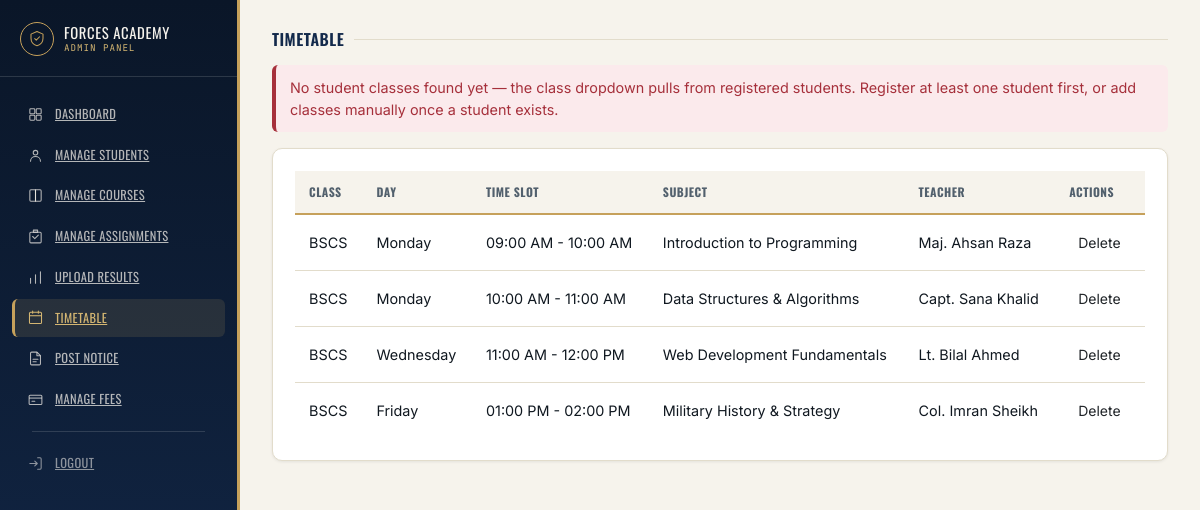
/admin/timetable.php (signed in), run on the app's committed database.
### tables this page shows
CREATE TABLE IF NOT EXISTS timetable (
    id INT AUTO_INCREMENT PRIMARY KEY,
    class VARCHAR(100) NOT NULL,
    day VARCHAR(20) NOT NULL,
    time_slot VARCHAR(50) NOT NULL,
    subject VARCHAR(150) NOT NULL,
    teacher VARCHAR(100) NOT NULL
);

### admin/timetable.php (the view, shortened to what this page needs)
<?php
$classes = [];
$dayOrder = "FIELD(day, 'Monday','Tuesday','Wednesday','Thursday','Friday','Saturday','Sunday')";
$sql = "SELECT id, class, day, time_slot, subject, teacher FROM timetable ORDER BY class ASC, $dayOrder ASC, time_slot ASC";
$result = mysqli_query($conn, $sql);
$entries = [];
if ($result) {
    while ($row = mysqli_fetch_assoc($result)) {
        $entries[] = $row;
    }
}
?>
<!DOCTYPE html>
<html lang="en">
<head>
    <link href="https://cdn.jsdelivr.net/npm/bootstrap@5.3.7/dist/css/bootstrap.min.css" rel="stylesheet">
    <link rel="stylesheet" href="../css/style.css">
</head>
<body>
<div class="fa-shell">
    <?php include 'includes/sidebar.php'; ?>
    <main class="fa-main">
        <h3 class="fa-section-title">Timetable</h3>
        <?php if (empty($classes)): ?>
            <div class="alert fa-alert fa-alert-danger mb-3">
                No student classes found yet — the class dropdown pulls from registered students.
                Register at least one student first, or add classes manually once a student exists.
            </div>
        <?php endif; ?>
        <?php if (empty($entries)): ?>
            <div class="fa-panel fa-empty-state">
                <h5 style="font-family: var(--font-display); text-transform: uppercase; color: var(--navy-800);">No timetable entries yet</h5>
            </div>
        <?php else: ?>
            <div class="fa-panel">
                <div class="table-responsive">
                    <table class="table fa-results-table align-middle mb-0">
                        <thead>
                            <tr>
                                <th>Class</th>
                                <th>Day</th>
                                <th>Time Slot</th>
                                <th>Subject</th>
                                <th>Teacher</th>
                                <th>Actions</th>
                            </tr>
                        </thead>
                        <tbody>
                            <?php foreach ($entries as $e): ?>
                                <tr>
                                    <td><?php echo htmlspecialchars($e['class']); ?></td>
                                    <td><?php echo htmlspecialchars($e['day']); ?></td>
                                    <td><?php echo htmlspecialchars($e['time_slot']); ?></td>
                                    <td><?php echo htmlspecialchars($e['subject']); ?></td>
                                    <td><?php echo htmlspecialchars($e['teacher']); ?></td>
                                    <td>
                                        <button type="button"
                                                class="btn btn-sm fa-btn-danger"
                                                data-bs-toggle="modal"
                                                data-bs-target="#deleteModal"
                                                data-entry-id="<?php echo $e['id']; ?>"
                                                data-entry-label="<?php echo htmlspecialchars($e['class'] . ' — ' . $e['day'] . ' ' . $e['time_slot']); ?>">
                                            Delete
                                        </button>
                                    </td>
                                </tr>
                            <?php endforeach; ?>
                        </tbody>
                    </table>
                </div>
            </div>
        <?php endif; ?>
    </main>
</div>
</body>
</html>

### css/style.css (style rules this page uses)
:root { --navy-950: #0a1628; --navy-800: #13294b; --navy-700: #1a3459; --navy-600: #1f3f66; --brass-400: #d4b672; --brass-500: #c6a15b; --brass-600: #b08d3e; --parchment-50: #f6f3ec; --parchment-100: #efe9db; --ink-900: #101820; --slate-600: #52606d; --slate-400: #8a97a3; --hairline: #e2dccb; --success-600: #2f6f4e; --success-50: #eaf4ee; --danger-600: #a6303b; --danger-50: #fbeaec; --font-display: 'Oswald', 'Arial Narrow', sans-serif; --font-body: 'Inter', -apple-system, BlinkMacSystemFont, 'Segoe UI', sans-serif; --font-mono: 'JetBrains Mono', 'SFMono-Regular', Consolas, monospace; --radius-sm: 6px; --radius-md: 10px; --radius-lg: 16px; --shadow-card: 0 1px 2px rgba(10, 22, 40, 0.06), 0 12px 32px -12px rgba(10, 22, 40, 0.18); --shadow-soft: 0 1px 3px rgba(10, 22, 40, 0.08); --ease: cubic-bezier(0.2, 0.7, 0.3, 1); }
* { box-sizing: border-box; }
body { font-family: var(--font-body); color: var(--ink-900); background: var(--parchment-50); -webkit-font-smoothing: antialiased; }
h1, h2, h3, h4, .fa-display { font-family: var(--font-display); text-transform: uppercase; letter-spacing: 0.03em; font-weight: 600; }
.alert.fa-alert { border: none; border-radius: var(--radius-sm); border-left: 4px solid transparent; font-size: 0.9rem; padding: 12px 14px; }
.alert.fa-alert-danger { background: var(--danger-50); color: var(--danger-600); border-left-color: var(--danger-600); }
.fa-section-title { font-size: 1rem; color: var(--navy-800); margin: 0 0 16px; display: flex; align-items: center; gap: 10px; }
.fa-section-title::after { content: ""; flex: 1; height: 1px; background: var(--hairline); }
.fa-shell { display: flex; min-height: 100vh; }
.fa-main { margin-left: 240px; width: calc(100% - 240px); padding: 30px 32px 56px; }
.fa-panel { background: #fff; border: 1px solid var(--hairline); border-radius: var(--radius-md); padding: 22px; box-shadow: var(--shadow-soft); }
.fa-results-table thead th { font-family: var(--font-display); text-transform: uppercase; letter-spacing: 0.04em; font-size: 0.74rem; color: var(--slate-600); border-bottom: 2px solid var(--brass-500); padding: 12px 14px; background: var(--parchment-50); }
.fa-results-table tbody td { font-size: 0.9rem; color: var(--ink-900); padding: 12px 14px; border-bottom: 1px solid var(--hairline); }
.fa-results-table tbody tr:last-child td { border-bottom: none; }
html, body { overflow-x: hidden; max-width: 100%; }
.btn.fa-btn-primary, .btn.fa-btn-outline, .btn.fa-btn-danger, .btn.fa-btn-logout { transition: background 0.18s var(--ease), color 0.18s var(--ease), border-color 0.18s var(--ease), transform 0.12s var(--ease), box-shadow 0.18s var(--ease); }

### data on the page
timetable: class "BSCS", day "Monday", time_slot "09:00 AM - 10:00 AM", subject "Introduction to Programming", teacher "Maj. Ahsan Raza"
timetable: class "BSCS", day "Monday", time_slot "10:00 AM - 11:00 AM", subject "Data Structures & Algorithms", teacher "Capt. Sana Khalid"
timetable: class "BSCS", day "Wednesday", time_slot "11:00 AM - 12:00 PM", subject "Web Development Fundamentals", teacher "Lt. Bilal Ahmed"
timetable: class "BSCS", day "Friday", time_slot "01:00 PM - 02:00 PM", subject "Military History & Strategy", teacher "Col. Imran Sheikh"
